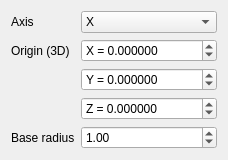
        <widget class="QWidget" name="sorTab">
         <property name="sizePolicy">
          <sizepolicy hsizetype="Maximum" vsizetype="Preferred">
           <horstretch>0</horstretch>
           <verstretch>0</verstretch>
          </sizepolicy>
         </property>
         <attribute name="title">
          <string>Generatrix</string>
         </attribute>
         <layout class="QFormLayout" name="formLayout">
          <item row="0" column="0">
           <widget class="QLabel" name="label_3">
            <property name="text">
             <string>Axis</string>
            </property>
           </widget>
          </item>
          <item row="0" column="1">
           <widget class="QComboBox" name="axisDimComboBox">
            <property name="toolTip">
             <string>Generatrix direction (in the 3D world)</string>
            </property>
            <property name="currentIndex">
             <number>0</number>
            </property>
            <item>
             <property name="text">
              <string notr="true">X</string>
             </property>
            </item>
            <item>
             <property name="text">
              <string notr="true">Y</string>
             </property>
            </item>
            <item>
             <property name="text">
              <string notr="true">Z</string>
             </property>
            </item>
           </widget>
          </item>
          <item row="1" column="0">
           <widget class="QLabel" name="label_4">
            <property name="text">
             <string>Origin (3D)</string>
            </property>
           </widget>
          </item>
          <item row="1" column="1">
           <widget class="QDoubleSpinBox" name="xOriginDoubleSpinBox">
            <property name="prefix">
             <string notr="true">X = </string>
            </property>
            <property name="decimals">
             <number>6</number>
            </property>
            <property name="minimum">
             <double>-1000000000.000000000000000</double>
            </property>
            <property name="maximum">
             <double>1000000000.000000000000000</double>
            </property>
           </widget>
          </item>
          <item row="2" column="1">
           <widget class="QDoubleSpinBox" name="yOriginDoubleSpinBox">
            <property name="prefix">
             <string notr="true">Y = </string>
            </property>
            <property name="decimals">
             <number>6</number>
            </property>
            <property name="minimum">
             <double>-1000000000.000000000000000</double>
            </property>
            <property name="maximum">
             <double>1000000000.000000000000000</double>
            </property>
           </widget>
          </item>
          <item row="3" column="1">
           <widget class="QDoubleSpinBox" name="zOriginDoubleSpinBox">
            <property name="prefix">
             <string notr="true">Z = </string>
            </property>
            <property name="decimals">
             <number>6</number>
            </property>
            <property name="minimum">
             <double>-1000000000.000000000000000</double>
            </property>
            <property name="maximum">
             <double>1000000000.000000000000000</double>
            </property>
           </widget>
          </item>
          <item row="4" column="0">
           <widget class="QLabel" name="label_10">
            <property name="text">
             <string>Base radius</string>
            </property>
           </widget>
          </item>
          <item row="4" column="1">
           <widget class="QDoubleSpinBox" name="baseRadiusDoubleSpinBox">
            <property name="toolTip">
             <string>Mean radius (for map display, export as a cloud, etc. )</string>
            </property>
            <property name="minimum">
             <double>-1000000000.000000000000000</double>
            </property>
            <property name="maximum">
             <double>1000000000.000000000000000</double>
            </property>
            <property name="value">
             <double>1.000000000000000</double>
            </property>
           </widget>
          </item>
         </layout>
        </widget>
